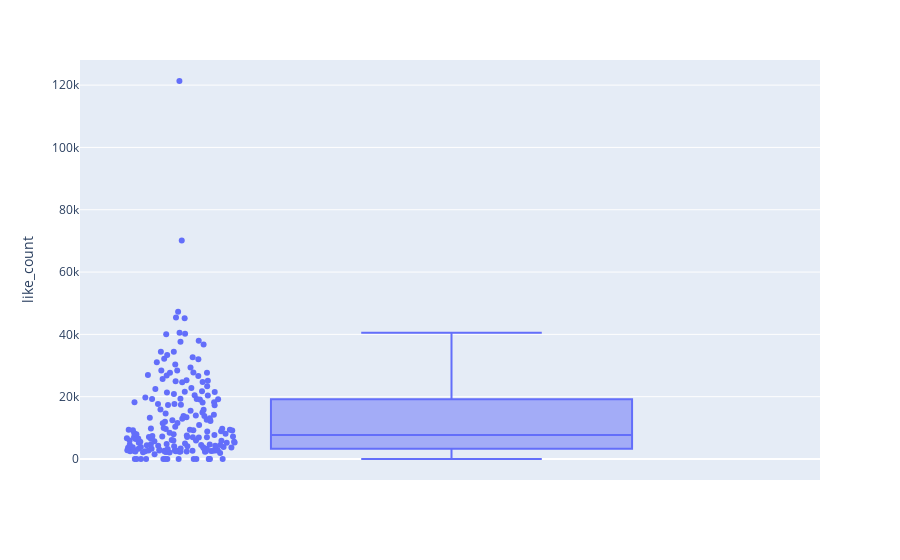

Notebook code for this chart:
### Code cell
import plotly.express as px
tmp_df = df.loc[df['author'] == 'jairbolsonaro']
fig = px.box(tmp_df, y="like_count", points="all", hover_data=["text"])
px.box()
fig.show()
# sns.histplot(ax=ax[i], data=tmp_df, x='like_count', bins=20)

### Figure 1 — Plotly figure (JSON) as saved in the notebook; plotly's stock layout.template omitted (floating-point values rounded to 4 significant figures; data arrays with more than 128 entries replaced by an {"elided": "..."} marker saying what was removed)
{"data": [{"alignmentgroup": "True", "boxpoints": "all", "customdata": {"elided": "193x1 str values"}, "hovertemplate": "like_count=%{y}<br>text=%{customdata[0]}<extra></extra>", "legendgroup": "", "marker": {"color": "#636efa"}, "name": "", "notched": false, "offsetgroup": "", "orientation": "v", "showlegend": false, "type": "box", "x0": " ", "xaxis": "x", "y": {"elided": "193 int values"}, "y0": " ", "yaxis": "y"}], "layout": {"boxmode": "group", "legend": {"tracegroupgap": 0}, "margin": {"t": 60}, "xaxis": {"anchor": "y", "domain": [0, 1]}, "yaxis": {"anchor": "x", "domain": [0, 1], "title": {"text": "like_count"}}}}
